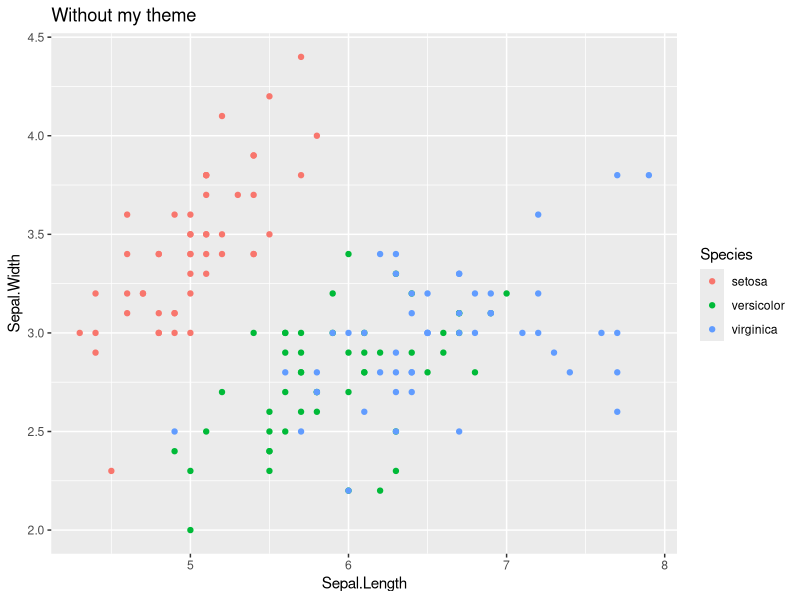
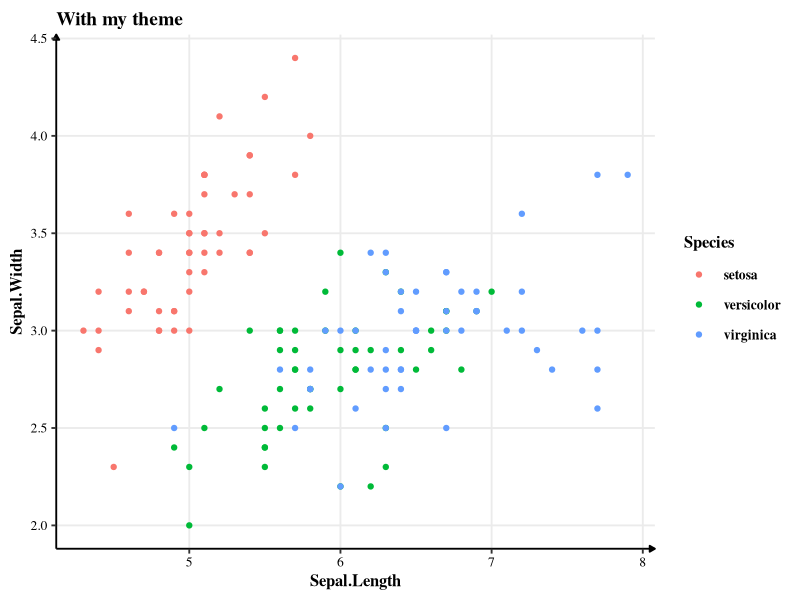

Write R code to recreate these figures, in order.
## ---- chunk 1
library(tidyverse)
## ---- chunk 2
show_in_excel = function(.data)
{
   temp = paste0(tempfile(), ".csv")
   write.csv(.data, temp)
   fs::file_show(path = temp)
}
## ---- chunk 3
n2z = function(x)
{
   x = ifelse(is.na(x), 0, x)
   return(x)
}
## ---- chunk 4
which.na = function(x)
{
   return(which(is.na(x)))
}
## ---- chunk 5
na.rm.feature = function(x, colname)
{
   nas = which(is.na(x[,colname]))
   x = x[-nas, ]
   return(x)
}
## ---- chunk 6
which.this = function(df, x)
{
  df %>% 
    filter(eval(parse(text = x)))
}
## ---- chunk 7
which.this(iris, "Sepal.Length > 6.5") %>% 
  head()
## ---- chunk 8
x = "300,000"
x = gsub(",", "", x)
print(x)
## ---- chunk 9
iris %>% 
  ggplot(aes(x = Sepal.Length, y = Sepal.Width, colour = Species)) +
  geom_point() +
  labs(title = "Without my theme")
## ---- chunk 10
theme_h = function(base_size = 14) {
  theme_bw(base_size = base_size) %+replace%
    theme(
      # Specify plot title
      plot.title = element_text(
        size = rel(1),
        face = "bold",
        family = "serif",
        margin = margin(0, 0, 5, 0),
        hjust = 0
      ),
      # Specifying grid and border
      panel.grid.minor = element_blank(),
      panel.border = element_blank(),
      # Specidy axis details
      axis.title = element_text(
        size = rel(0.85),
        face = "bold",
        family = "serif"
      ),
      axis.text = element_text(size = rel(0.70), family = "serif"),
      axis.line = element_line(
        color = "black",
        arrow = arrow(length = unit(0.3, "lines"),
                      type = "closed")
      ),
      # Specify legend details
      legend.title = element_text(
        size = rel(0.85),
        face = "bold",
        family = "serif"
      ),
      legend.text = element_text(
        size = rel(0.70),
        face = "bold",
        family = "serif"
      ),
      legend.key = element_rect(fill = "transparent", colour = NA),
      legend.key.size = unit(1.5, "lines"),
      legend.background = element_rect(fill = "transparent", colour = NA),
      # Remove default background
      strip.background = element_rect(fill = "#17252D", color = "#17252D"),
      strip.text = element_text(
        size = rel(0.85),
        face = "bold",
        family = "serif",
        color = "white",
        margin = margin(5, 0, 5, 0)
      )
    )
}

theme_set(theme_h())
## ---- chunk 11
iris %>% 
  ggplot(aes(x = Sepal.Length, y = Sepal.Width, colour = Species)) +
  geom_point() +
  labs(title = "With my theme")
